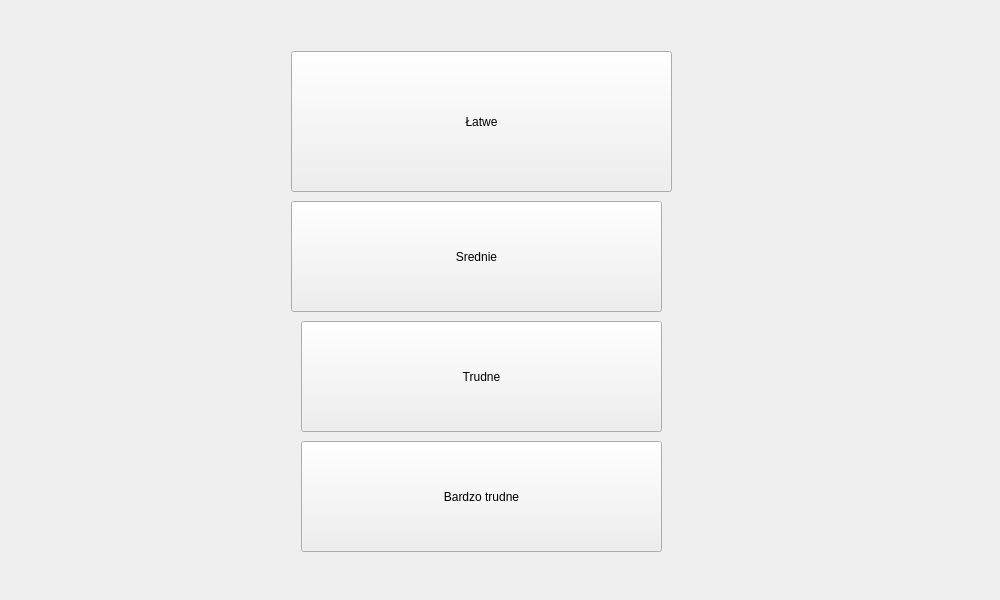
<?xml version="1.0" encoding="UTF-8"?>
<ui version="4.0">
 <class>Dodawanie</class>
 <widget class="QDialog" name="Dodawanie">
  <property name="geometry">
   <rect>
    <x>0</x>
    <y>0</y>
    <width>1000</width>
    <height>600</height>
   </rect>
  </property>
  <property name="windowTitle">
   <string>Dialog</string>
  </property>
  <layout class="QGridLayout" name="gridLayout">
   <item row="0" column="0">
    <widget class="QStackedWidget" name="stackedWidget">
     <property name="currentIndex">
      <number>1</number>
     </property>
     <widget class="QWidget" name="dodawaniLatwePage">
      <widget class="QPushButton" name="sprawdzButton">
       <property name="geometry">
        <rect>
         <x>680</x>
         <y>380</y>
         <width>121</width>
         <height>51</height>
        </rect>
       </property>
       <property name="text">
        <string>Sprawdz wynik</string>
       </property>
      </widget>
      <widget class="QLineEdit" name="punktyEdit">
       <property name="geometry">
        <rect>
         <x>180</x>
         <y>350</y>
         <width>91</width>
         <height>22</height>
        </rect>
       </property>
      </widget>
      <widget class="QLabel" name="punktyLabel">
       <property name="geometry">
        <rect>
         <x>90</x>
         <y>350</y>
         <width>37</width>
         <height>16</height>
        </rect>
       </property>
       <property name="text">
        <string>Punkty:</string>
       </property>
      </widget>
      <widget class="QLineEdit" name="plusEdit">
       <property name="geometry">
        <rect>
         <x>270</x>
         <y>140</y>
         <width>91</width>
         <height>22</height>
        </rect>
       </property>
       <property name="text">
        <string>+</string>
       </property>
      </widget>
      <widget class="QLineEdit" name="skladnikPierwszyEdit">
       <property name="geometry">
        <rect>
         <x>130</x>
         <y>140</y>
         <width>91</width>
         <height>22</height>
        </rect>
       </property>
      </widget>
      <widget class="QLineEdit" name="skladnikDrogiEdit">
       <property name="geometry">
        <rect>
         <x>460</x>
         <y>130</y>
         <width>91</width>
         <height>22</height>
        </rect>
       </property>
      </widget>
      <widget class="QLineEdit" name="rownasieEdit">
       <property name="geometry">
        <rect>
         <x>630</x>
         <y>140</y>
         <width>91</width>
         <height>22</height>
        </rect>
       </property>
       <property name="text">
        <string>=</string>
       </property>
      </widget>
      <widget class="QLineEdit" name="sumaEdit">
       <property name="geometry">
        <rect>
         <x>800</x>
         <y>140</y>
         <width>91</width>
         <height>22</height>
        </rect>
       </property>
      </widget>
      <widget class="QTextEdit" name="zyciaEdit">
       <property name="geometry">
        <rect>
         <x>750</x>
         <y>30</y>
         <width>104</width>
         <height>70</height>
        </rect>
       </property>
      </widget>
      <widget class="QLabel" name="zycieLabel">
       <property name="geometry">
        <rect>
         <x>650</x>
         <y>60</y>
         <width>47</width>
         <height>14</height>
        </rect>
       </property>
       <property name="text">
        <string>Życia:</string>
       </property>
      </widget>
     </widget>
     <widget class="QWidget" name="menuPoziomTrudnosciDodawaniePage">
      <widget class="QPushButton" name="latweButton">
       <property name="geometry">
        <rect>
         <x>280</x>
         <y>40</y>
         <width>381</width>
         <height>141</height>
        </rect>
       </property>
       <property name="text">
        <string>Łatwe</string>
       </property>
      </widget>
      <widget class="QPushButton" name="srednieButton">
       <property name="geometry">
        <rect>
         <x>280</x>
         <y>190</y>
         <width>371</width>
         <height>111</height>
        </rect>
       </property>
       <property name="text">
        <string>Srednie</string>
       </property>
      </widget>
      <widget class="QPushButton" name="trudneButton_3">
       <property name="geometry">
        <rect>
         <x>290</x>
         <y>310</y>
         <width>361</width>
         <height>111</height>
        </rect>
       </property>
       <property name="text">
        <string>Trudne</string>
       </property>
      </widget>
      <widget class="QPushButton" name="pushButton">
       <property name="geometry">
        <rect>
         <x>290</x>
         <y>430</y>
         <width>361</width>
         <height>111</height>
        </rect>
       </property>
       <property name="text">
        <string>Bardzo trudne</string>
       </property>
      </widget>
     </widget>
     <widget class="QWidget" name="dodatanieTrudnePage">
      <widget class="QTextEdit" name="zyciaEdit_2">
       <property name="geometry">
        <rect>
         <x>780</x>
         <y>20</y>
         <width>104</width>
         <height>70</height>
        </rect>
       </property>
      </widget>
      <widget class="QLabel" name="zycieLabel_2">
       <property name="geometry">
        <rect>
         <x>680</x>
         <y>50</y>
         <width>47</width>
         <height>14</height>
        </rect>
       </property>
       <property name="text">
        <string>Życia:</string>
       </property>
      </widget>
      <widget class="QLineEdit" name="skladnikDrogiEdit_2">
       <property name="geometry">
        <rect>
         <x>540</x>
         <y>130</y>
         <width>91</width>
         <height>22</height>
        </rect>
       </property>
      </widget>
      <widget class="QLineEdit" name="sumaEdit_2">
       <property name="geometry">
        <rect>
         <x>830</x>
         <y>130</y>
         <width>91</width>
         <height>22</height>
        </rect>
       </property>
      </widget>
      <widget class="QPushButton" name="sprawdzButton_2">
       <property name="geometry">
        <rect>
         <x>710</x>
         <y>370</y>
         <width>121</width>
         <height>51</height>
        </rect>
       </property>
       <property name="text">
        <string>Sprawdz wynik</string>
       </property>
      </widget>
      <widget class="QLineEdit" name="plusEdit_2">
       <property name="geometry">
        <rect>
         <x>310</x>
         <y>130</y>
         <width>21</width>
         <height>22</height>
        </rect>
       </property>
       <property name="text">
        <string>+</string>
       </property>
      </widget>
      <widget class="QLineEdit" name="punktyEdit_2">
       <property name="geometry">
        <rect>
         <x>210</x>
         <y>340</y>
         <width>91</width>
         <height>22</height>
        </rect>
       </property>
      </widget>
      <widget class="QLineEdit" name="skladnikPierwszyEdit_2">
       <property name="geometry">
        <rect>
         <x>190</x>
         <y>130</y>
         <width>91</width>
         <height>22</height>
        </rect>
       </property>
      </widget>
      <widget class="QLineEdit" name="rownasieEdit_2">
       <property name="geometry">
        <rect>
         <x>660</x>
         <y>130</y>
         <width>91</width>
         <height>22</height>
        </rect>
       </property>
       <property name="text">
        <string>=</string>
       </property>
      </widget>
      <widget class="QLabel" name="punktyLabel_2">
       <property name="geometry">
        <rect>
         <x>120</x>
         <y>340</y>
         <width>37</width>
         <height>16</height>
        </rect>
       </property>
       <property name="text">
        <string>Punkty:</string>
       </property>
      </widget>
      <widget class="QLineEdit" name="skladnikTrzeciEdit_2">
       <property name="geometry">
        <rect>
         <x>350</x>
         <y>130</y>
         <width>101</width>
         <height>21</height>
        </rect>
       </property>
      </widget>
      <widget class="QLineEdit" name="plusDwaEdit_2">
       <property name="geometry">
        <rect>
         <x>480</x>
         <y>130</y>
         <width>31</width>
         <height>21</height>
        </rect>
       </property>
       <property name="text">
        <string>+</string>
       </property>
      </widget>
     </widget>
    </widget>
   </item>
  </layout>
 </widget>
 <resources/>
 <connections/>
</ui>
